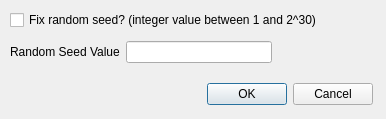
<?xml version="1.0" encoding="UTF-8"?>
<ui version="4.0">
 <class>InputRandomSeedDialog</class>
 <widget class="QDialog" name="InputRandomSeedDialog">
  <property name="geometry">
   <rect>
    <x>0</x>
    <y>0</y>
    <width>386</width>
    <height>119</height>
   </rect>
  </property>
  <property name="windowTitle">
   <string>Input Random Seed</string>
  </property>
  <widget class="QCheckBox" name="checkBox">
   <property name="geometry">
    <rect>
     <x>10</x>
     <y>10</y>
     <width>351</width>
     <height>20</height>
    </rect>
   </property>
   <property name="text">
    <string>Fix random seed? (integer value between 1 and 2^30)</string>
   </property>
  </widget>
  <widget class="QDialogButtonBox" name="buttonBox">
   <property name="geometry">
    <rect>
     <x>180</x>
     <y>80</y>
     <width>193</width>
     <height>28</height>
    </rect>
   </property>
   <property name="standardButtons">
    <set>QDialogButtonBox::Cancel|QDialogButtonBox::Ok</set>
   </property>
  </widget>
  <widget class="QWidget" name="">
   <property name="geometry">
    <rect>
     <x>10</x>
     <y>40</y>
     <width>262</width>
     <height>24</height>
    </rect>
   </property>
   <layout class="QHBoxLayout" name="horizontalLayout">
    <item>
     <widget class="QLabel" name="label">
      <property name="text">
       <string>Random Seed Value</string>
      </property>
     </widget>
    </item>
    <item>
     <widget class="QLineEdit" name="txtRandomVal"/>
    </item>
   </layout>
  </widget>
 </widget>
 <resources/>
 <connections/>
</ui>
